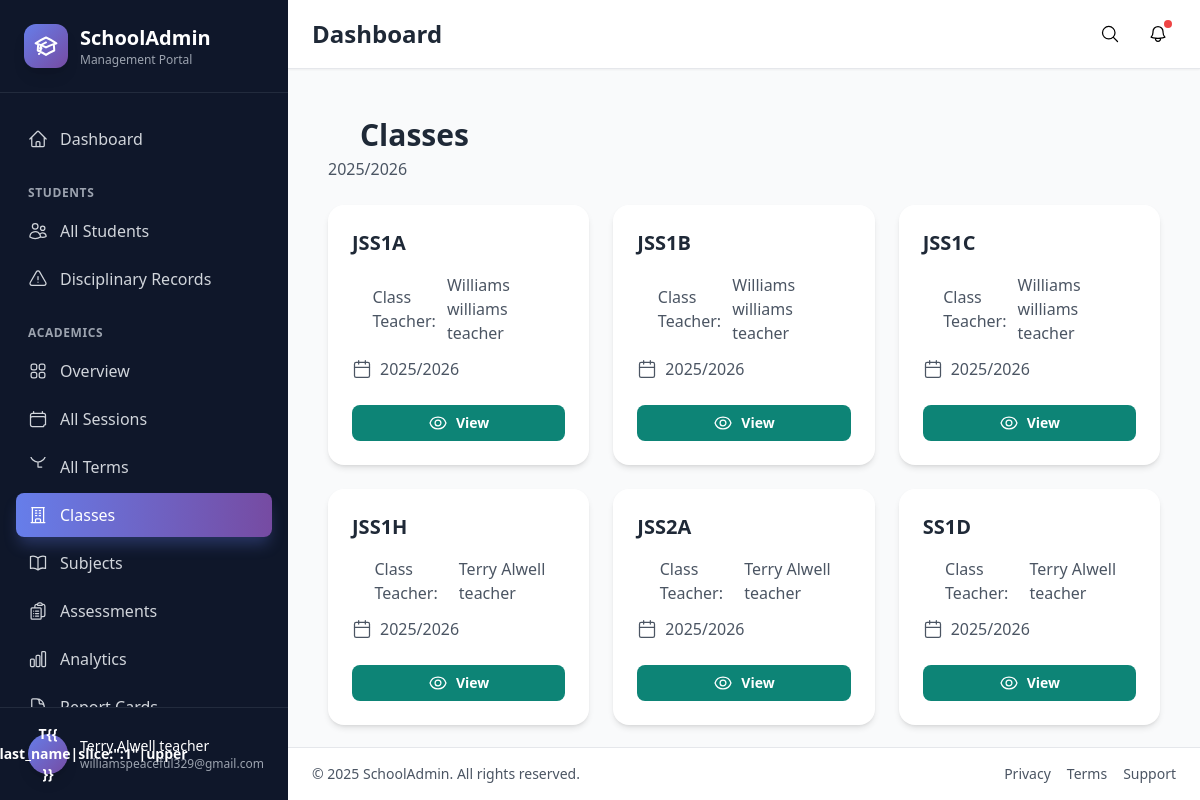
/academics/classrooms/ (signed in), run on the app's committed database.
### academics/models.py (models this page shows, shortened)
class AcademicSession(models.Model):
    name = models.CharField(max_length=100)  # e.g., "2024/2025"
    start_date = models.DateField()
    end_date = models.DateField()
    is_current = models.BooleanField(default=False)
    class Meta:
        ordering = ["-start_date"]

class ClassRoom(models.Model):
    CLASS_LEVEL_CHOICES = [
        ("JSS1", "JSS 1"),
        ("JSS2", "JSS 2"),
        ("JSS3", "JSS 3"),
        ("SS1", "SS 1"),
        ("SS2", "SS 2"),
        ("SS3", "SS 3"),
    ]
    ARM_CHOICES = [
        ("A", "A"),
        ("B", "B"),
        ("C", "C"),
        ("D", "D"),
        ("E", "E"),
        ("F", "F"),
        ("G", "G"),
        ("H", "H"),
    ]
    level = models.CharField(max_length=10, choices=CLASS_LEVEL_CHOICES)
    arm = models.CharField(max_length=1, choices=ARM_CHOICES)
    session = models.ForeignKey(AcademicSession, on_delete=models.CASCADE)
    class_teacher = models.ForeignKey(
        User, on_delete=models.SET_NULL, null=True, blank=True
    )
    def __str__(self):
        return f"{self.level}{self.arm}"
    class Meta:
        unique_together = ["level", "arm", "session"]
        ordering = ["level", "arm"]

### academics/views.py (the view)
# urls.py: path("classrooms/", views.classroom_list, name="classroom_list"),
@login_required
def classroom_list(request):
    classrooms = ClassRoom.objects.all().order_by("level", "arm")
    current_session = AcademicSession.objects.filter(is_current=True).first()
    if current_session:
        classrooms = classrooms.filter(session=current_session)
    return render(
        request,
        "academics/classroom_list.html",
        {"classrooms": classrooms, "current_session": current_session},
    )

### academics/templates/academics/classroom_list.html (shortened to what this page needs)
{% extends 'records/base.html' %}
{% block content %}
<div class="container mx-auto px-4 py-6">
    <div class="flex flex-col md:flex-row justify-between items-start md:items-center gap-4 mb-6">
        <div>
            <h2 class="text-2xl md:text-3xl font-bold text-gray-800 flex items-center gap-3">
                <svg xmlns="http://www.w3.org/2000/svg" fill="none" viewBox="0 0 24 24" stroke-width="1.5" stroke="currentColor" class="w-5 h-5 inline-block" title="door-open text-primary-500"></svg> Classes
            </h2>
            {% if current_session %}
            <p class="text-gray-600 mt-1">{{ current_session.name }}</p>
            {% endif %}
        </div>
    </div>
    <div class="grid grid-cols-1 md:grid-cols-2 lg:grid-cols-3 gap-6">
        {% for classroom in classrooms %}
        <div class="bg-white rounded-2xl shadow-md hover:shadow-xl hover:-translate-y-1 transition-all overflow-hidden h-full flex flex-col">
            <div class="p-6 flex-1">
                <h4 class="text-xl font-bold text-gray-800 mb-4">{{ classroom }}</h4>
                <div class="space-y-3">
                    <p class="text-gray-600 flex items-center gap-2">
                        <svg xmlns="http://www.w3.org/2000/svg" fill="none" viewBox="0 0 24 24" stroke-width="1.5" stroke="currentColor" class="w-5 h-5 inline-block" title="person text-primary-500"></svg>
                        <span class="font-medium">Class Teacher:</span>
                        <span>{{ classroom.class_teacher.get_full_name|default:"Not Assigned" }}</span>
                    </p>
                    <p class="text-gray-600 flex items-center gap-2">
                        <svg xmlns="http://www.w3.org/2000/svg" viewBox="0 0 24 24" fill="none" stroke="currentColor" stroke-width="1.5" class="w-5 h-5 inline-block"><rect x="3" y="4" width="18" height="18" rx="2"/><path stroke-linecap="round" stroke-linejoin="round" d="M16 2v4M8 2v4M3 10h18"/></svg>
                        {{ classroom.session.name }}
                    </p>
                </div>
            </div>
            <div class="px-6 pb-6 flex gap-3">
                <a href="{% url 'academics:classroom_detail' classroom.pk %}" class="flex-1 inline-flex items-center justify-center gap-2 px-4 py-2 bg-primary-600 text-white text-sm font-semibold rounded-lg hover:bg-primary-700 transition-colors">
                    View
                </a>
            </div>
        </div>
        {% endfor %}
    </div>
</div>
{% endblock %}

### records/templates/records/base.html (shortened to what this page needs)
<!DOCTYPE html>
<html lang="en" class="h-full">
{% load static %}
<head>
    <script src="https://cdn.tailwindcss.com"></script>
</head>
<body class="h-full bg-gray-50">
    <div class="flex h-full">
        <aside id="sidebar"
            class="fixed inset-y-0 left-0 z-50 w-72 bg-sidebar-bg text-white transform transition-transform duration-300 lg:translate-x-0 -translate-x-full overflow-hidden sidebar-enter {% if 'login' in request.path %}hidden{% endif %}{% block hide_sidebar %}{% endblock %}">
            <div class="flex flex-col h-full">
                <div class="flex items-center gap-3 px-6 py-6 border-b border-gray-700/50">
                    <div class="bg-gradient-to-br from-primary-500 to-secondary-500 p-2.5 rounded-xl shadow-lg">
                    </div>
                    <div>
                        <h1 class="text-xl font-bold">SchoolAdmin</h1>
                        <p class="text-xs text-gray-400">Management Portal</p>
                    </div>
                </div>
                <nav class="flex-1 px-4 py-6 overflow-y-auto">
                    {% if request.user.is_authenticated %}
                    <a href="{% url 'portal:dashboard' %}" class="sidebar-link">
                        <span>Dashboard</span>
                    </a>
                    {% if request.user.is_staff %}
                    {% if not request.user.is_teacher %}
                    <div class="mt-6">
                        <p class="px-3 text-xs font-semibold text-gray-400 uppercase tracking-wider mb-2">Students</p>
                        <a href="{% url 'records:student_list' %}" class="sidebar-link">
                            <span>All Students</span>
                        </a>
                        <a href="{% url 'committee:offense_list' %}" class="sidebar-link">
                            <span>Disciplinary Records</span>
                        </a>
                    </div>
                    {% endif %}
                    <div class="mt-6">
                        <p class="px-3 text-xs font-semibold text-gray-400 uppercase tracking-wider mb-2">Academics</p>
                        <a href="{% url 'academics:dashboard' %}" class="sidebar-link">
                            <span>Overview</span>
                        </a>
                        <a href="{% url 'academics:session_list' %}" class="sidebar-link">
                            <span>All Sessions</span>
                        </a>
                        <a href="{% url 'academics:term_list' %}" class="sidebar-link">
                            <svg xmlns="http://www.w3.org/2000/svg" fill="none" viewBox="0 0 24 24" stroke-width="1.5"
                                stroke="currentColor" class="w-5 h-5">
                                <path stroke-linecap="round" stroke-linejoin="round"
                                    d="M12 6v6h4.5m4.5-15a9 9 0 11-18 0 9 9 0 0118 0z" />
                            </svg>
                            <span>All Terms</span>
                        </a>
                        <a href="{% url 'academics:classroom_list' %}" class="sidebar-link">
                            <span>Classes</span>
                        </a>
                        <a href="{% url 'academics:subject_list' %}" class="sidebar-link">
                            <span>Subjects</span>
                        </a>
                        <a href="{% url 'academics:assessment_list' %}" class="sidebar-link">
                            <span>Assessments</span>
                        </a>
                        <a href="{% url 'academics:performance_analytics' %}" class="sidebar-link">
                            <span>Analytics</span>
                        </a>
                        <a href="{% url 'academics:report_card_list' %}" class="sidebar-link">
                            <span>Report Cards</span>
                        </a>
                    </div>
                    {% endif %}
                    {% endif %}
                </nav>
                <div class="p-4 border-t border-gray-700/50">
                    {% if request.user.is_authenticated %}
                    <div class="relative group">
                        <button
                            class="w-full flex items-center gap-3 px-3 py-2.5 rounded-lg hover:bg-sidebar-hover transition-colors">
                            <div
                                class="w-10 h-10 rounded-full bg-gradient-to-br from-primary-500 to-secondary-500 flex items-center justify-center text-white font-bold text-sm shadow-lg">
                                {{ request.user.first_name|slice:":1"|upper }}{{ request.user.last_name|slice:":1"|upper
                                }}
                            </div>
                            <div class="flex-1 text-left">
                                <p class="font-medium text-sm truncate">{{ request.user.get_full_name }}</p>
                                <p class="text-xs text-gray-400 truncate">{{ request.user.email }}</p>
                            </div>
                        </button>
                    </div>
                    {% endif %}
                </div>
            </div>
        </aside>
        <div class="flex-1 flex flex-col {% block main_margin %}lg:ml-72{% endblock %}">
            <header class="sticky top-0 z-40 bg-white border-b border-gray-200 backdrop-blur-sm bg-white/95 shadow-sm {% block hide_header %}{% endblock %}">
                <div class="flex items-center justify-between px-6 py-4">
                    <h1 class="text-2xl font-bold text-gray-800">{% block page_title %}Dashboard{% endblock %}</h1>
                    <div class="flex items-center gap-3">
                        <button class="p-2 rounded-lg hover:bg-gray-100 transition-colors" title="Search">
                            <svg xmlns="http://www.w3.org/2000/svg" fill="none" viewBox="0 0 24 24" stroke-width="1.5"
                                stroke="currentColor" class="w-5 h-5">
                                <path stroke-linecap="round" stroke-linejoin="round"
                                    d="M21 21l-5.197-5.197m0 0A7.5 7.5 0 105.196 5.196a7.5 7.5 0 0010.607 10.607z" />
                            </svg>
                        </button>
                        <button class="relative p-2 rounded-lg hover:bg-gray-100 transition-colors"
                            title="Notifications">
                            <span class="absolute top-1 right-1 w-2 h-2 bg-red-500 rounded-full"></span>
                        </button>
                    </div>
                </div>
            </header>
                <main class="flex-1 overflow-y-auto p-6 content-fade">
                                {% block content %}{% endblock %}
            </main>
            <footer class="bg-white border-t border-gray-200 px-6 py-4">
                <div class="flex flex-col sm:flex-row items-center justify-between text-sm text-gray-600 gap-2">
                    <p>&copy; {% now "Y" %} SchoolAdmin. All rights reserved.</p>
                    <div class="flex gap-4">
                        <a href="#" class="hover:text-primary-600 transition-colors">Privacy</a>
                        <a href="#" class="hover:text-primary-600 transition-colors">Terms</a>
                        <a href="#" class="hover:text-primary-600 transition-colors">Support</a>
                    </div>
                </div>
            </footer>
        </div>
    </div>
</body>
</html>

### records/templates/records/base.html (style rules this page uses)
.sidebar-enter { animation: slideInLeft 0.3s ease-out; }
.content-fade { animation: fadeIn 0.4s ease-out; }
.sidebar-link { display: flex; align-items: center; gap: 0.75rem; padding: 0.625rem 0.75rem; border-radius: 0.5rem; color: #d1d5db; transition: all 0.2s ease; margin-bottom: 0.25rem; }
.sidebar-link.active { background: linear-gradient(to right, #667eea, #764ba2); color: white; box-shadow: 0 10px 15px -3px rgba(102, 126, 234, 0.3); }

### data on the page
AcademicSession: name "2025/2026"
ClassRoom: level+arm "JSS1A", class_teacher.get_full_name "Williams williams teacher", session.name "2025/2026"
ClassRoom: level+arm "JSS1B", class_teacher.get_full_name "Williams williams teacher", session.name "2025/2026"
ClassRoom: level+arm "JSS1C", class_teacher.get_full_name "Williams williams teacher", session.name "2025/2026"
ClassRoom: level+arm "JSS1H", class_teacher.get_full_name "Terry Alwell teacher", session.name "2025/2026"
ClassRoom: level+arm "JSS2A", class_teacher.get_full_name "Terry Alwell teacher", session.name "2025/2026"
ClassRoom: level+arm "SS1D", class_teacher.get_full_name "Terry Alwell teacher", session.name "2025/2026"

### other printed values
{{ request.user.first_name|slice:":1"|upper }} "T"
{{ request.user.get_full_name }} "Terry Alwell teacher"
{{ request.user.email }} "williamspeaceful329@gmail.com"
